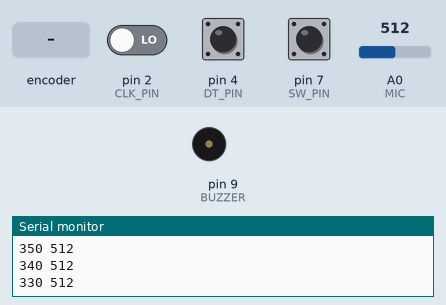
A sketch run on a simulated Arduino Uno, built with avr-gcc and run on an emulated ATmega328P. Shown: buzzer (waves = sounding), the last lines printed to the serial monitor. Inputs (shaded band) come from the test bench; at power-on: A0 (MIC) = 512, pin 2 (CLK_PIN) LOW, pin 4 (DT_PIN) HIGH, pin 7 (SW_PIN) HIGH.

Above: at 1.2 s.
1.3 s: rotary encoder on pin 2 (CLK_PIN) / pin 4 (DT_PIN) turned 2 steps (second pin leading)
At 2.5 s:
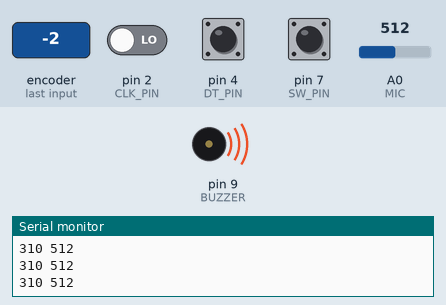
3.2 s: A0 (MIC) set to 1023
6.2 s: A0 (MIC) set to 900
9.2 s: rotary encoder on pin 2 (CLK_PIN) / pin 4 (DT_PIN) turned 1 step (first pin leading)
Timing chart, 0 to 12.2 s (numbered marks = the images above; inputs shaded):
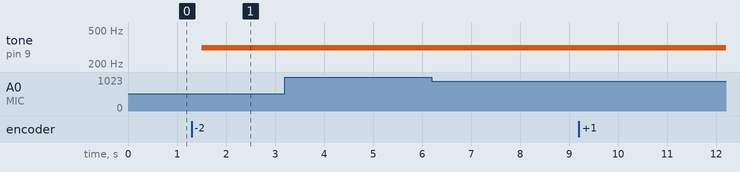

The sketch:

E2_T23.ino
```cpp
/*
Task 2: Use the rotary encoder to select the buzzing frequency of the buzzer. Using the serial plotter and the microphone, find the approximate frequency at which the buzzer appears to be the loudest from the microphone's point of view.
Task 3: Repeat the previous task with the other microphone module. How does the sensitivity change?
*/

#define CLK_PIN 2
#define DT_PIN 4
#define SW_PIN 7

#define BUZZER 9
#define MIC A0

int counter = 0;
int clkState, dtState, swState;
int mic = 0;

void setup()
{
    // Initialize the serial communication
    Serial.begin(9600);

    // Initialize the rotary encoder
    pinMode(CLK_PIN, INPUT);
    pinMode(DT_PIN, INPUT);
    pinMode(SW_PIN, INPUT_PULLUP);

    // Initialize the buzzer
    pinMode(BUZZER, OUTPUT);

    // Initialize the microphone
    pinMode(MIC, INPUT);
}

void loop()
{
    // Read the state of the CLK and DT pins
    clkState = digitalRead(CLK_PIN);
    dtState = digitalRead(DT_PIN);
    swState = digitalRead(SW_PIN);
    mic = analogRead(MIC);

    // Clockwise detection when CLK changes before DT
    if (clkState == 1 && dtState == 0) { // Decrease counter
        counter++;
        tone(BUZZER, 440 + counter*10);
        delay(100); // delay to avoid hardware debouncing
    } else if (clkState == 0 && dtState == 1) { // Increase counter
        counter--;
        delay(100);
    }

    // Output the frequency (Hz) and the mic analog value
    Serial.print(440 + counter*10);
    Serial.print(" ");
    Serial.println(mic);
}
```

Measured:
- after the input at 1.3 s, tone on pin 9 (BUZZER): silent → 310 Hz after 0.21 s
